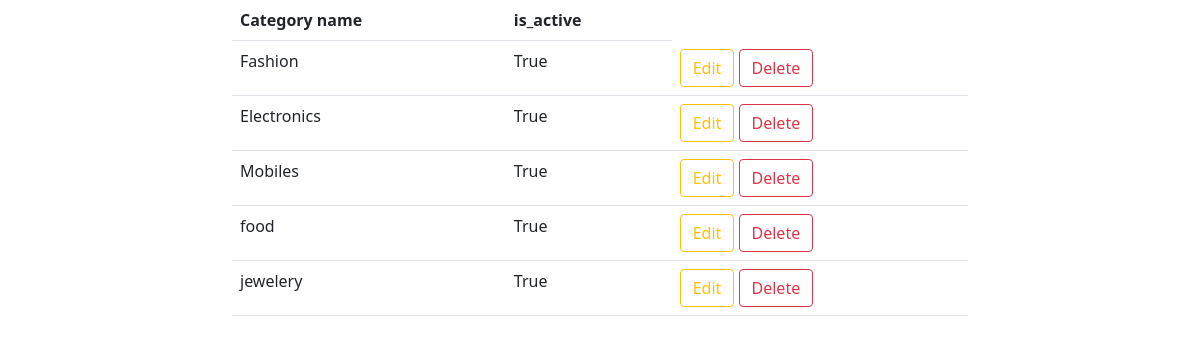
/owner/categories/list, run on the app's committed database.
### owner/models.py (models this page shows, shortened)
class Categories(models.Model):
    category_name=models.CharField(max_length=200,unique=True)
    is_active=models.BooleanField(default=True)

### owner/views.py (the view)
# urls.py: path("categories/list",views.ListCategoryView.as_view(),name="list-categories"),
class ListCategoryView(ListView):
    model = Categories
    context_object_name = "category"
    template_name = "owner/listcategory.html"

### customer/context_processors.py (called while the page is built)
def cart_count(request): #take request as arg and return a dict
    cnt=Carts.objects.filter(status="in-cart").count()
    return {"cnt":cnt}  #we can access this dict in all templates

### owner/templates/owner/listcategory.html (shortened to what this page needs)
<!DOCTYPE html>
{%load static%}
<html lang="en">
<head>
    <link href="https://cdn.jsdelivr.net/npm/simple-datatables@latest/dist/style.css" rel="stylesheet"/>
    <link href="{%static 'owner/css/styles.css'%}" rel="stylesheet"/>
</head>
<body>
<div class="container">
    <div class="row">
        <div class="col-2">
        </div>
        <div class="col-8">
            <table class="table">
                <tr>
                    <th>Category name</th>
                    <th> is_active</th>
                </tr>
                {%for  category in category%}
                <tr>
                    <td>{{category.category_name}}</td>
                    <td>{{category.is_active}}</td>
                     <td>
                        <a href="{%url 'edit-category' category.id %}" class="btn btn-outline-warning">Edit</a>
                        <a href="{%url 'delete-category' category.id %}" class="btn btn-outline-danger">Delete</a>
                    </td>
                </tr>
                {%endfor%}
            </table>
        </div>
        <div class="col-2"></div>
    </div>
</div>
</body>
</html>

### data on the page
Categories: category_name "Fashion", is_active "True"
Categories: category_name "Electronics", is_active "True"
Categories: category_name "Mobiles", is_active "True"
Categories: category_name "food", is_active "True"
Categories: category_name "jewelery", is_active "True"
